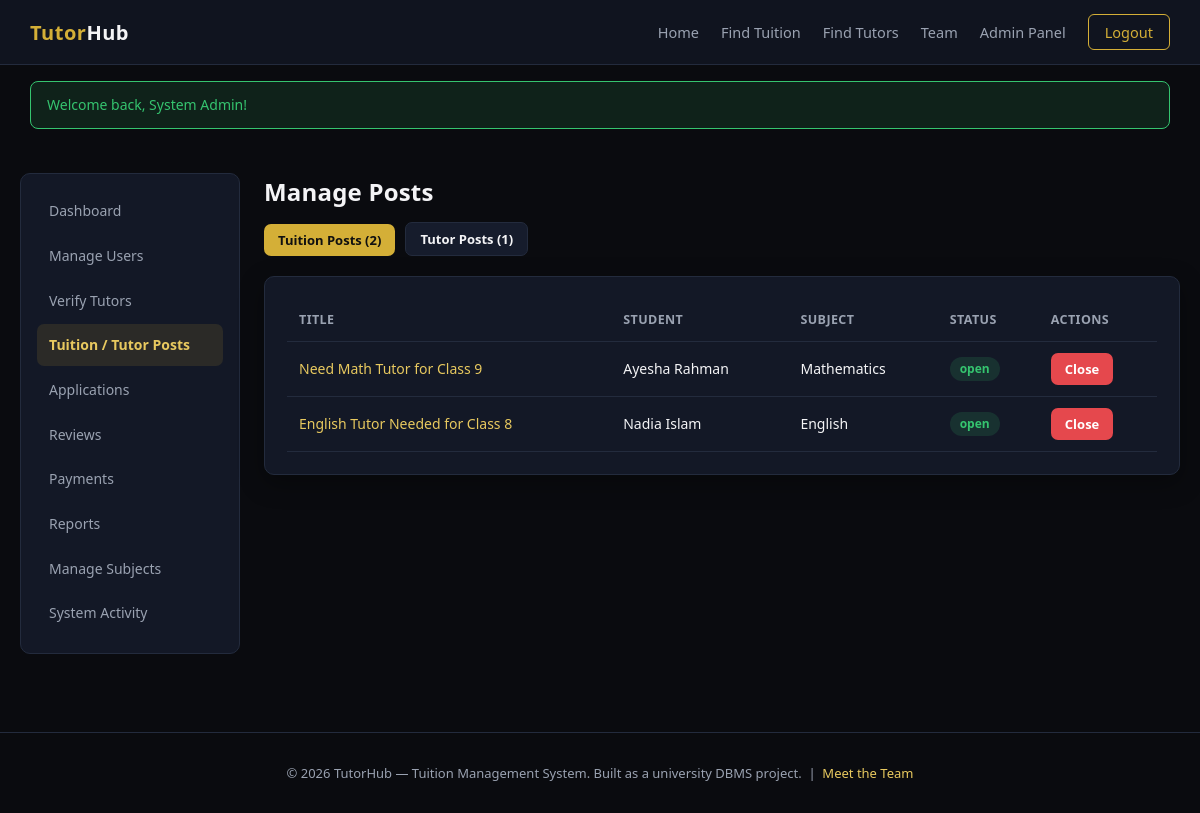
The app's page /admin/posts.php (signed in) with its own data.
### tables this page shows
CREATE TABLE tuition_posts (
    tuition_post_id INT AUTO_INCREMENT PRIMARY KEY,
    student_profile_id INT NOT NULL,
    subject_id INT NOT NULL,
    title VARCHAR(160) NOT NULL,
    class_level VARCHAR(60),
    location VARCHAR(150),
    budget_min DECIMAL(10,2) DEFAULT 0,
    budget_max DECIMAL(10,2) DEFAULT 0,
    preferred_days VARCHAR(100),
    preferred_time VARCHAR(60),
    mode ENUM('online','offline','both') DEFAULT 'offline',
    gender_preference ENUM('any','male','female') DEFAULT 'any',
    description TEXT,
    status ENUM('open','in_progress','completed','closed') NOT NULL DEFAULT 'open',
    created_at TIMESTAMP DEFAULT CURRENT_TIMESTAMP,
    updated_at TIMESTAMP DEFAULT CURRENT_TIMESTAMP ON UPDATE CURRENT_TIMESTAMP,
    CONSTRAINT fk_tup_student FOREIGN KEY (student_profile_id) REFERENCES student_profiles(student_profile_id) ON DELETE CASCADE,
    CONSTRAINT fk_tup_subject FOREIGN KEY (subject_id) REFERENCES subjects(subject_id) ON DELETE RESTRICT,
    INDEX idx_tup_status (status),
    INDEX idx_tup_location (location),
    INDEX idx_tup_budget (budget_min, budget_max),
    INDEX idx_tup_mode (mode)
);

CREATE TABLE users (
    user_id INT AUTO_INCREMENT PRIMARY KEY,
    full_name VARCHAR(120) NOT NULL,
    email VARCHAR(150) NOT NULL UNIQUE,
    password_hash VARCHAR(255) NOT NULL,
    phone VARCHAR(30),
    role ENUM('student','tutor','both','admin') NOT NULL DEFAULT 'student',
    gender ENUM('male','female','other') DEFAULT NULL,
    profile_photo VARCHAR(255) DEFAULT NULL,
    status ENUM('active','suspended') NOT NULL DEFAULT 'active',
    is_verified TINYINT(1) NOT NULL DEFAULT 0,
    created_at TIMESTAMP DEFAULT CURRENT_TIMESTAMP,
    updated_at TIMESTAMP DEFAULT CURRENT_TIMESTAMP ON UPDATE CURRENT_TIMESTAMP,
    INDEX idx_users_role (role),
    INDEX idx_users_status (status)
);

CREATE TABLE subjects (
    subject_id INT AUTO_INCREMENT PRIMARY KEY,
    subject_name VARCHAR(100) NOT NULL UNIQUE,
    category VARCHAR(80),
    created_at TIMESTAMP DEFAULT CURRENT_TIMESTAMP
);

### includes/functions.php (called while the page is built, shortened)
<?php
function e(string $value): string
{
    return htmlspecialchars($value, ENT_QUOTES, 'UTF-8');
}

### includes/csrf.php (called while the page is built, shortened)
<?php
function csrfToken(): string
{
    return $_SESSION['csrf_token'];
}

### admin/posts.php (the view, shortened to what this page needs)
<?php
$db = getDB();
$tab = $_GET['tab'] ?? 'tuition';
$tuitionPosts = $db->query(
    "SELECT tp.*, s.subject_name, u.full_name AS student_name FROM tuition_posts tp
     JOIN subjects s ON s.subject_id = tp.subject_id
     JOIN student_profiles sp ON sp.student_profile_id = tp.student_profile_id
     JOIN users u ON u.user_id = sp.user_id ORDER BY tp.created_at DESC"
)->fetchAll();
$tutorPosts = $db->query(
    "SELECT tp.*, s.subject_name, u.full_name AS tutor_name FROM tutor_posts tp
     JOIN subjects s ON s.subject_id = tp.subject_id
     JOIN tutor_profiles tpf ON tpf.tutor_profile_id = tp.tutor_profile_id
     JOIN users u ON u.user_id = tpf.user_id ORDER BY tp.created_at DESC"
)->fetchAll();
include __DIR__ . '/../includes/header.php';
?>
<div class="dash-layout">
    <?php include __DIR__ . '/../includes/sidebar_admin.php'; ?>
    <div>
        <h2>Manage Posts</h2>
        <div class="filter-bar">
            <a href="?tab=tuition" class="btn <?= $tab=='tuition'?'btn-primary':'btn-secondary' ?> btn-sm">Tuition Posts (<?= count($tuitionPosts) ?>)</a>
            <a href="?tab=tutor" class="btn <?= $tab=='tutor'?'btn-primary':'btn-secondary' ?> btn-sm">Tutor Posts (<?= count($tutorPosts) ?>)</a>
        </div>
        <div class="card">
        <?php if ($tab === 'tuition'): ?>
            <table>
                <tr><th>Title</th><th>Student</th><th>Subject</th><th>Status</th><th>Actions</th></tr>
                <?php foreach ($tuitionPosts as $p): ?>
                <tr>
                    <td><a href="<?= BASE_URL ?>/student/view_post.php?id=<?= (int)$p['tuition_post_id'] ?>"><?= e($p['title']) ?></a></td>
                    <td><?= e($p['student_name']) ?></td>
                    <td><?= e($p['subject_name']) ?></td>
                    <td><span class="badge badge-<?= e($p['status']) ?>"><?= e($p['status']) ?></span></td>
                    <td><?php if ($p['status'] !== 'closed'): ?><a href="?remove_tuition=<?= (int)$p['tuition_post_id'] ?>&csrf_token=<?= e(csrfToken()) ?>&tab=tuition" class="btn btn-danger btn-sm" onclick="return confirm('Close this post?')">Close</a><?php endif; ?></td>
                </tr>
                <?php endforeach; ?>
            </table>
        <?php endif; ?>
        </div>
    </div>
</div>
<?php include __DIR__ . '/../includes/footer.php'; ?>

### assets/css/style.css (style rules this page uses)
:root { --bg-black: #0a0b0f; --bg-navy: #10141f; --bg-navy-light: #161c2c; --bg-card: #131826; --border-subtle: #232b3d; --gold: #d4af37; --gold-light: #e8c95f; --text-white: #f4f4f6; --text-muted: #9aa2b1; --danger: #e5484d; --success: #35c46f; --warning: #f0a83c; --radius: 10px; --shadow: 0 8px 24px rgba(0,0,0,0.35); }
* { box-sizing: border-box; }
body { margin: 0; font-family: 'Segoe UI', 'Inter', Roboto, Arial, sans-serif; background: var(--bg-black); color: var(--text-white); line-height: 1.55; }
a { color: var(--gold-light); text-decoration: none; }
h1, h2, h3, h4 { font-weight: 600; letter-spacing: 0.2px; margin: 0 0 12px; }
.btn { display: inline-block; padding: 10px 22px; border-radius: 7px; border: none; font-size: 14.5px; font-weight: 600; cursor: pointer; transition: 0.15s ease; }
.btn-primary { background: var(--gold); color: #101010; }
.btn-danger { background: var(--danger); color: #fff; }
.btn-secondary { background: var(--bg-navy-light); color: var(--text-white); border: 1px solid var(--border-subtle); }
.btn-sm { padding: 6px 14px; font-size: 13px; }
.card { background: var(--bg-card); border: 1px solid var(--border-subtle); border-radius: var(--radius); padding: 22px; box-shadow: var(--shadow); }
table { width: 100%; border-collapse: collapse; font-size: 14px; }
th, td { padding: 11px 12px; border-bottom: 1px solid var(--border-subtle); text-align: left; }
th { color: var(--text-muted); font-weight: 600; font-size: 12.5px; text-transform: uppercase; letter-spacing: 0.4px; }
.badge { display: inline-block; padding: 3px 10px; border-radius: 20px; font-size: 12px; font-weight: 600; }
.badge-open, .badge-active, .badge-accepted, .badge-paid, .badge-present, .badge-completed, .badge-resolved { background: rgba(53,196,111,0.15); color: var(--success); }
.dash-layout { display: grid; grid-template-columns: 220px 1fr; gap: 24px; padding: 28px 20px; max-width: 1280px; margin: 0 auto; }
.filter-bar { display: flex; gap: 10px; flex-wrap: wrap; align-items: end; margin-bottom: 20px; }

### records on screen
tuition_posts: title "Need Math Tutor for Class 9", users.full_name "Ayesha Rahman", subject.subject_name "Mathematics", status "open"
tuition_posts: title "English Tutor Needed for Class 8", users.full_name "Nadia Islam", subject.subject_name "English", status "open"

### other values on screen
$f['message'] "Welcome back, System Admin!"
count($tuitionPosts) "2"
count($tutorPosts) "1"
